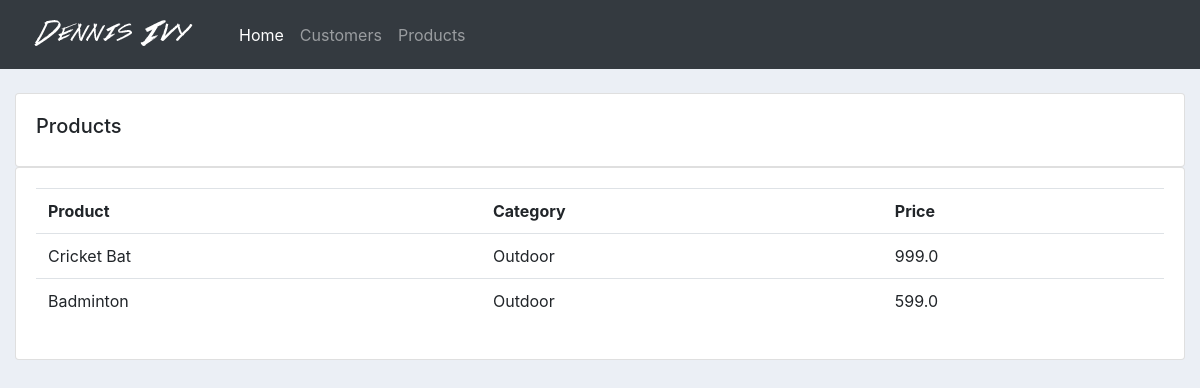
Screenshot of /products/ with the database file from the repository.
### accounts/models.py (models this page shows, shortened)
class Product(models.Model):
    CATEGORY = (
        ('Indoor', 'Indoor'),
        ('Outdoor', 'Outdoor')
    )
    name = models.CharField(max_length=128, null=True)
    price = models.FloatField(null=True)
    category = models.CharField(max_length=128, null=True, choices=CATEGORY)
    description = models.CharField(max_length=600, null=True, blank=True)
    date_created = models.DateTimeField(auto_now_add=True, null=True)
    tags = models.ManyToManyField(Tag)

### accounts/views.py (the view)
def products(request):
    products = Product.objects.all()
    return render(request, 'accounts/products.htm', {'products': products})

### accounts/templates/accounts/products.htm
{% extends 'accounts/main.htm' %} {% block content %}
<br />
<div class="row">
  <div class="col-md">
    <div class="card card-body">
      <h5>Products</h5>
    </div>
    <div class="card card-body">
      <table class="table">
        <tr>
          <th>Product</th>
          <th>Category</th>
          <th>Price</th>
        </tr>
        {% for i in products %}
        <tr>
          <td>{{i.name}}</td>
          <td>{{i.category}}</td>
          <td>{{i.price}}</td>
        </tr>
        {% endfor %}
      </table>
    </div>
  </div>
</div>
{% endblock %}

### static/css/main.css (style rules this page uses)
body { background-color: #ebeff5; }

### rows the page displays
Product: name "Cricket Bat", category "Outdoor", price "999.0"
Product: name "Badminton", category "Outdoor", price "599.0"
